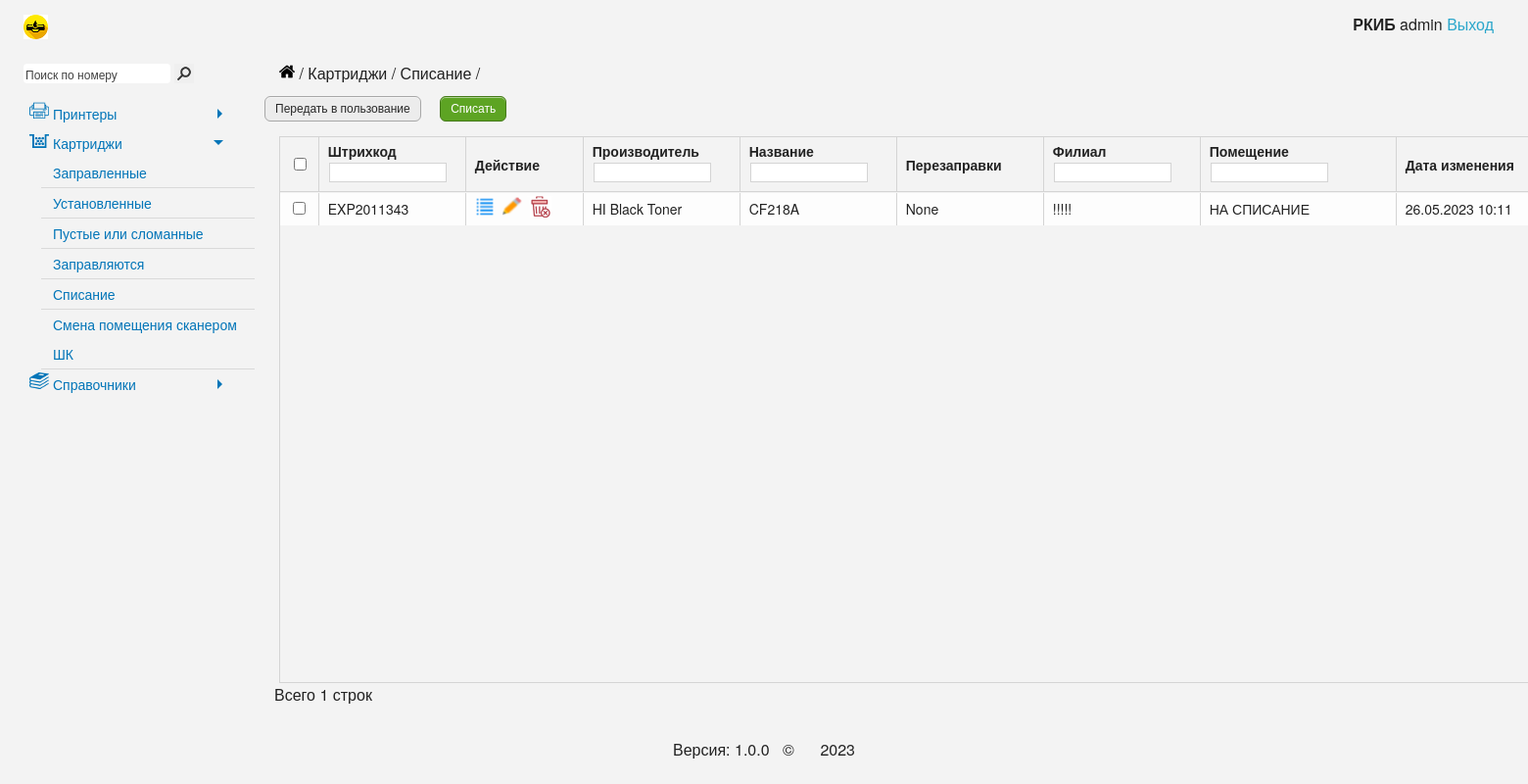
Page /cartridge/basket/ on the committed database.
### cartridge/models.py (models this page shows, shortened)
class Cartridges(models.Model):  # Картриджи
    barcode = models.CharField('Штрихкод', unique=True, db_index=True, max_length=50)
    cartName = models.ForeignKey('NameСartridge', default=None, on_delete=models.PROTECT)
    placeName = models.ForeignKey('Placements', on_delete=models.PROTECT)
    manufacturerName = models.ForeignKey('Manufacturer', default=None, on_delete=models.PROTECT)
    date = models.DateTimeField("Дата изменения", default=datetime.datetime.now().strftime("%d.%m.%Y %H:%M"))
    col = models.IntegerField('Перезаправки', db_index=True, blank=True, null=True)
    history = HistoricalRecords()
    class Meta:
        verbose_name = 'Картридж'
        verbose_name_plural = 'Картриджи'

class Manufacturer(models.Model):  # Производитель
    manufacturer = models.CharField("Производитель", max_length=50, unique=True, db_index=True)
    comments = models.CharField("Комментарии", max_length=100, blank=True)
    class Meta:
        verbose_name = 'Производитель'
        verbose_name_plural = 'Производители'
    def __str__(self):
        return str(self.manufacturer)

class NameСartridge(models.Model):  # Названия картриджей
    name = models.CharField("Название картриджа", max_length=50, unique=True, db_index=True)
    comments = models.CharField("Комментарии", max_length=100, blank=True)
    class Meta:
        verbose_name = 'Название картриджа'
        verbose_name_plural = 'Названия картриджей'
    def __str__(self):
        return str(self.name)

class Placements(models.Model):  # Помещения
    barcode = models.IntegerField('Штрихкод', unique=True, db_index=True)
    name = models.CharField("Помещение", max_length=50, unique=True, db_index=True)
    branch = models.CharField("Корпус", max_length=50, blank=True, null=True)
    class Meta:
        verbose_name = 'Помещение'
        verbose_name_plural = 'Помещения'
    def __str__(self):
        return str(self.name)

### cartridge/views.py (the view)
# urls.py: path('basket/', BasketListView.as_view(), name='basket'),
class BasketListView(ListView):
    model = Cartridges
    template_name = 'cartridge/basket.html'
    def get_context_data(self, **kwargs):
        context = super(BasketListView, self).get_context_data(**kwargs)
        context['basket'] = Cartridges.objects.filter(placeName=3)
        return context

### cartridge/templates/cartridge/basket.html (shortened to what this page needs)
{% extends 'cartridge/base.html' %}
{% load static %}
{% block submenu %}Картриджи / Списание{% endblock %}
{% block content %}
    <div class="ng-scope-stock">
        <form method="post" action="{% url 'transfer_for_use' %}">
            <div class="row">
                <button type="submit" class="button">Передать в пользование</button>
                <button class="button success" type="submit">Списать</button>
            </div>
                <div class="large-12 columns">
                    <div class="ui-grid grid1675145443724" id="grid1">
                        <div class="ui-grid-contents-wrapper">
                            <div class="ui-grid-header">
                                <div class="ui-grid-top-panel">
                                    <div class="ui-grid-header-viewport">
                                        <div class="ui-grid-header-cell-wrapper">
                                            <div class="ui-grid-header-cell-row">
                                                <div class="ui-grid-header-cell ui-grid-coluiGrid-000H">
                                                    <div class="ui-grid-cell-contents">
                                                        <input id="select_all" type="checkbox" class="ui-grid-cell-contents-checkbox" style="margin-left: 14px">
                                                    </div>
                                                </div>
                                                <div class="ui-grid-header-cell ui-grid-coluiGrid-0007">
                                                    <span class="ui-grid-header-cell-label">Штрихкод</span>
                                                    <div class="ui-grid-filter-container">
                                                        <input id="search_here" class="ui-grid-filter-input" type="text" placeholder="">
                                                    </div>
                                                </div>
                                                <div class="ui-grid-header-cell ui-grid-coluiGrid-0008">
                                                    <span class="ui-grid-header-cell-label">Действие</span>
                                                </div>
                                                <div class="ui-grid-header-cell  ui-grid-coluiGrid-0009">
                                                    <span class="ui-grid-header-cell-label">Производитель</span>
                                                    <div>
                                                        <div class="ui-grid-filter-container">
                                                            <input type="text" class="ui-grid-filter-input ui-grid-filter-input-0"
                                                                   aria-label="Фильтр столбца"
                                                                   placeholder="">
                                                        </div>
                                                    </div>
                                                </div>
                                                <div class="ui-grid-header-cell ui-grid-coluiGrid-000A">
                                                    <span class="ui-grid-header-cell-label">Название</span>
                                                    <div>
                                                        <div class="ui-grid-filter-container">
                                                            <input type="text" class="ui-grid-filter-input ui-grid-filter-input-0"
                                                                   aria-label="Фильтр столбца"
                                                                   placeholder="">
                                                        </div>
                                                    </div>
                                                </div>
                                                <div class="ui-grid-header-cell ui-grid-coluiGrid-000C">
                                                    <span class="ui-grid-header-cell-label">Перезаправки</span>
                                                </div>
                                                <div class="ui-grid-header-cell ui-grid-coluiGrid-000D">
                                                    <div role="button" tabindex="0">
                                                        <span class="ui-grid-header-cell-label">Филиал</span>
                                                    </div>
                                                    <div class="ui-grid-filter-container">
                                                        <input type="text" class="ui-grid-filter-input ui-grid-filter-input-0"
                                                               aria-label="Фильтр столбца" placeholder="">
                                                    </div>
                                                </div>
                                                <div class="ui-grid-header-cell ui-grid-coluiGrid-000E">
                                                    <div role="button" tabindex="0" class="ui-grid-cell-contents">
                                                        <span class="ui-grid-header-cell-label">Помещение</span>
                                                    </div>
                                                    <div class="ui-grid-filter-container">
                                                        <input type="text" class="ui-grid-filter-input ui-grid-filter-input-0"
                                                               aria-label="Фильтр столбца" placeholder="">
                                                    </div>
                                                </div>
                                                <div class="ui-grid-header-cell ui-grid-coluiGrid-000G">
                                                    <span class="ui-grid-header-cell-label">Дата изменения</span>
                                                </div>
                                            </div>
                                        </div>
                                    </div>
                                </div>
                            </div>
                        </div>
                        <div class="ui-grid-viewport" style="width: 1325px; height: 500px; overflow-y: scroll;">
                            <div class="ui-grid-canvas" id="table">
                                {% if basket %}
                                    {% for el in basket %}
                                        <div class="ui-grid-row" id="row_{{ el.id }}">
                                            <div class="ui-grid-cell ui-grid-coluiGrid-000H">
                                                <div class="ui-grid-cell-contents">
                                                    <input name="check" class="ui-grid-cell-contents-checkbox" type="checkbox" value="{{ el.barcode }}">
                                                </div>
                                            </div>
                                            <div class="ui-grid-cell ui-grid-coluiGrid-0007">
                                                <div class="ui-grid-cell-contents">{{ el.barcode }}</div>
                                            </div>
                                            <div class="ui-grid-cell ui-grid-coluiGrid-0008" style="padding: 3px">
                                                <div class="ui-grid-cell-contents" style="display: flex;">
                                                    <a title="Подробнее" href="{% url 'details_view' el.id %}">
                                                        <img class="action_ico" src="{% static 'img/events.png' %}" alt="">
                                                    </a>
                                                    <a title="Редактирование" href="{% url 'edit_update_view' el.id %}">
                                                        <img class="action_ico" src="{% static 'img/edit.png' %}" alt="">
                                                    </a>
                                                    <form action="{% url 'delete_view' el.id %}" method="post">
                                                        <button class="button_action" title="Удаление"
                                                                onclick="return confirm('Вы уверены что хотите удалить картридж {{ el.manufacturerName }} {{ el.cartName }}?');">
                                                        </button>
                                                    </form>
                                                </div>
                                            </div>
                                            <div class="ui-grid-cell ui-grid-coluiGrid-0009">
                                                <div class="ui-grid-cell-contents">{{ el.manufacturerName }}</div>
                                            </div>
                                            <div class="ui-grid-cell ui-grid-coluiGrid-000A">
                                                <div class="ui-grid-cell-contents">{{ el.cartName }}</div>
                                            </div>
                                            <div class="ui-grid-cell ui-grid-coluiGrid-000C">
                                                <div class="ui-grid-cell-contents">{{ el.col }}</div>
                                            </div>
                                            <div class="ui-grid-cell ui-grid-coluiGrid-000D">
                                                <div class="ui-grid-cell-contents" title="">!!!!!</div>
                                            </div>
                                            <div class="ui-grid-cell ui-grid-coluiGrid-000E">
                                                <div class="ui-grid-cell-contents" title="">{{ el.placeName }}</div>
                                            </div>
                                            <div class="ui-grid-cell ui-grid-coluiGrid-000G">
                                                <div class="ui-grid-cell-contents">{{ el.date|date:'d.m.Y H:i' }}</div>
                                            </div>
                                        </div>
                                    {% endfor %}
                                {% endif %}
                            </div>
                        </div>
                    </div>
                </div>
                <div class="ui-grid-pager-panel" style="width: 100%; height: 20px; position: absolute; bottom: 38px;">
                    <div class="ui-grid-pager-count-container">
                        <div class="ui-grid-pager-count">
                            <span class="ng-binding">Всего {{ basket.count }} строк</span>
                        </div>
                    </div>
                </div>
        </form>
    </div>
{% endblock %}

### cartridge/templates/cartridge/static/css/style.css (style rules this page uses)
html, body { height: 100%; }
body { background: #f3f3f3; }
img { padding: 0; margin: 0; }
a, a:hover, a:focus { outline: none; }
div.wrapper form label, div.wrapper form input { display: inline-block; }
form input[type="text"], form input[type="password"] { margin: 0; }
input[type='email'], input[type='number'], input[type='text'] { margin: 0; }
body input[type="text"], body input[type="password"], body input[type="date"], body input[type="datetime"], body input[type="datetime-local"], body input[type="month"], body input[type="week"], body input[type="email"], body input[type="number"], body input[type="search"], body input[type="tel"], body input[type="time"], body input[type="url"], body textarea { border-radius: 4px; border: 1px solid #aaa; box-shadow: none; -webkit-box-shadow: none; }
.button_action { display: inline-block; width: 22px; height: 22px; background: url('../img/delete.png') no-repeat center center; border: none; margin-left: 5px; }
a.button, input[type="submit"].button, button.button, label.button, label.button:focus, a.button:focus, input[type="submit"].button:focus, button.button:focus { outline: 0; padding: 0 10px; color: #282828; -webkit-border-radius: 6px; -moz-border-radius: 6px; border-radius: 6px; background-color: #ececec; border: 1px solid #a8a8a8; cursor: pointer; font-weight: normal; text-decoration: none; text-align: center; height: 26px; line-height: 25px; display: inline-block; vertical-align: middle; margin: 0 15px 0 0; font-family: arial, sans-serif; font-size: 12px; }
a img { outline: 0; vertical-align: top; }
div.ui-grid-pager-panel .ui-grid-pager-count-container { float: left; line-height: 32px; }
div.ui-grid-pager-panel .ui-grid-pager-count-container .ui-grid-pager-count { float: left; }
.content .row { max-width: 100%; }
div.ui-grid-pager-panel { bottom: -5px; }
.ui-grid-cell { font-size: 14px; padding: 0.625em; }
.ui-grid-cell-contents { padding: 0; display: inline; }
span.ui-grid-header-cell-label { padding: 0.625em; font-size: 14px; }
.ui-grid-contents-wrapper input[type="text"].ui-grid-filter-input { width: 120px; height: 20px; font-style: normal; display: inline-block; }
.ui-grid-header-cell-wrapper .ui-grid-header-cell { vertical-align: middle; }
.ng-scope-stock { width: 1320px; }
div.ui-grid-header-cell-row { height: 55px; }
div.ui-grid-pager-panel { height: 20px; }
div.ui-grid-pager-container, div.ui-grid-pager-count-container { margin-top: -15px; }
div.ui-grid-cell, div.ui-grid-cell .ng-scope { white-space: nowrap; overflow: hidden; text-overflow: ellipsis; }
img.action_ico { margin-left: 5px; width: 22px; height: 22px; }
input[type="file"], input[type="checkbox"], input[type="radio"], select { margin: 0; }

### cartridge/templates/cartridge/static/css/pm_widget.css (style rules this page uses)
form { -webkit-touch-callout: none; -webkit-user-select: none; -khtml-user-select: none; -moz-user-select: none; -ms-user-select: none; user-select: none; }

### rows in the picture
Cartridges: barcode "EXP2011343", manufacturerName "HI Black Toner", cartName "CF218A", col "None", placeName "НА СПИСАНИЕ", date "26.05.2023 10:11"

### other values in the picture
{{ basket.count }} "1"
